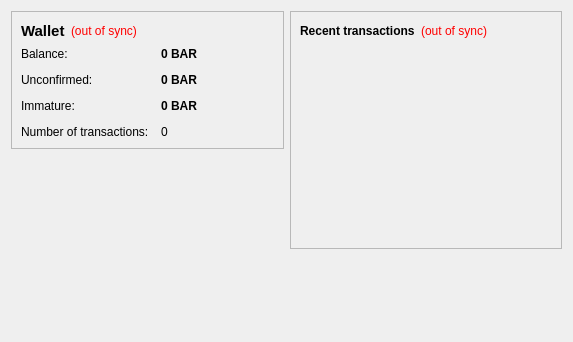
<?xml version="1.0" encoding="UTF-8"?>
<ui version="4.0">
 <class>OverviewPage</class>
 <widget class="QWidget" name="OverviewPage">
  <property name="geometry">
   <rect>
    <x>0</x>
    <y>0</y>
    <width>573</width>
    <height>342</height>
   </rect>
  </property>
  <property name="windowTitle">
   <string>Form</string>
  </property>
  <layout class="QHBoxLayout" name="horizontalLayout" stretch="1,1">
   <item>
    <layout class="QVBoxLayout" name="verticalLayout_2">
     <item>
      <widget class="QFrame" name="frame">
       <property name="frameShape">
        <enum>QFrame::StyledPanel</enum>
       </property>
       <property name="frameShadow">
        <enum>QFrame::Raised</enum>
       </property>
       <layout class="QVBoxLayout" name="verticalLayout_4">
        <item>
         <layout class="QHBoxLayout" name="horizontalLayout_4">
          <item>
           <widget class="QLabel" name="label_5">
            <property name="font">
             <font>
              <pointsize>11</pointsize>
              <weight>75</weight>
              <bold>true</bold>
             </font>
            </property>
            <property name="text">
             <string>Wallet</string>
            </property>
           </widget>
          </item>
          <item>
           <widget class="QLabel" name="labelWalletStatus">
            <property name="toolTip">
             <string>The displayed information may be out of date. Your wallet automatically synchronizes with the firstcoin network after a connection is established, but this process has not completed yet.</string>
            </property>
            <property name="styleSheet">
             <string notr="true">QLabel { color: red; }</string>
            </property>
            <property name="text">
             <string notr="true">(out of sync)</string>
            </property>
            <property name="alignment">
             <set>Qt::AlignLeading|Qt::AlignLeft|Qt::AlignVCenter</set>
            </property>
           </widget>
          </item>
          <item>
           <spacer name="horizontalSpacer_2">
            <property name="orientation">
             <enum>Qt::Horizontal</enum>
            </property>
            <property name="sizeHint" stdset="0">
             <size>
              <width>40</width>
              <height>20</height>
             </size>
            </property>
           </spacer>
          </item>
         </layout>
        </item>
        <item>
         <layout class="QFormLayout" name="formLayout_2">
          <property name="fieldGrowthPolicy">
           <enum>QFormLayout::AllNonFixedFieldsGrow</enum>
          </property>
          <property name="horizontalSpacing">
           <number>12</number>
          </property>
          <property name="verticalSpacing">
           <number>12</number>
          </property>
          <item row="0" column="0">
           <widget class="QLabel" name="label">
            <property name="text">
             <string>Balance:</string>
            </property>
           </widget>
          </item>
          <item row="0" column="1">
           <widget class="QLabel" name="labelBalance">
            <property name="font">
             <font>
              <weight>75</weight>
              <bold>true</bold>
             </font>
            </property>
            <property name="cursor">
             <cursorShape>IBeamCursor</cursorShape>
            </property>
            <property name="toolTip">
             <string>Your current balance</string>
            </property>
            <property name="text">
             <string notr="true">0 BAR</string>
            </property>
            <property name="textInteractionFlags">
             <set>Qt::LinksAccessibleByMouse|Qt::TextSelectableByKeyboard|Qt::TextSelectableByMouse</set>
            </property>
           </widget>
          </item>
          <item row="1" column="0">
           <widget class="QLabel" name="label_3">
            <property name="text">
             <string>Unconfirmed:</string>
            </property>
           </widget>
          </item>
          <item row="1" column="1">
           <widget class="QLabel" name="labelUnconfirmed">
            <property name="font">
             <font>
              <weight>75</weight>
              <bold>true</bold>
             </font>
            </property>
            <property name="cursor">
             <cursorShape>IBeamCursor</cursorShape>
            </property>
            <property name="toolTip">
             <string>Total of transactions that have yet to be confirmed, and do not yet count toward the current balance</string>
            </property>
            <property name="text">
             <string notr="true">0 BAR</string>
            </property>
            <property name="textInteractionFlags">
             <set>Qt::LinksAccessibleByMouse|Qt::TextSelectableByKeyboard|Qt::TextSelectableByMouse</set>
            </property>
           </widget>
          </item>
          <item row="3" column="0">
           <widget class="QLabel" name="label_2">
            <property name="text">
             <string>Number of transactions:</string>
            </property>
           </widget>
          </item>
          <item row="3" column="1">
           <widget class="QLabel" name="labelNumTransactions">
            <property name="toolTip">
             <string>Total number of transactions in wallet</string>
            </property>
            <property name="text">
             <string notr="true">0</string>
            </property>
           </widget>
          </item>
          <item row="2" column="0">
           <widget class="QLabel" name="labelImmatureText">
            <property name="text">
             <string>Immature:</string>
            </property>
           </widget>
          </item>
          <item row="2" column="1">
           <widget class="QLabel" name="labelImmature">
            <property name="font">
             <font>
              <weight>75</weight>
              <bold>true</bold>
             </font>
            </property>
            <property name="toolTip">
             <string>Mined balance that has not yet matured</string>
            </property>
            <property name="text">
             <string notr="true">0 BAR</string>
            </property>
            <property name="textInteractionFlags">
             <set>Qt::LinksAccessibleByMouse|Qt::TextSelectableByKeyboard|Qt::TextSelectableByMouse</set>
            </property>
           </widget>
          </item>
         </layout>
        </item>
       </layout>
      </widget>
     </item>
     <item>
      <spacer name="verticalSpacer">
       <property name="orientation">
        <enum>Qt::Vertical</enum>
       </property>
       <property name="sizeHint" stdset="0">
        <size>
         <width>20</width>
         <height>40</height>
        </size>
       </property>
      </spacer>
     </item>
    </layout>
   </item>
   <item>
    <layout class="QVBoxLayout" name="verticalLayout_3">
     <item>
      <widget class="QFrame" name="frame_2">
       <property name="frameShape">
        <enum>QFrame::StyledPanel</enum>
       </property>
       <property name="frameShadow">
        <enum>QFrame::Raised</enum>
       </property>
       <layout class="QVBoxLayout" name="verticalLayout">
        <item>
         <layout class="QHBoxLayout" name="horizontalLayout_2">
          <item>
           <widget class="QLabel" name="label_4">
            <property name="text">
             <string>&lt;b&gt;Recent transactions&lt;/b&gt;</string>
            </property>
           </widget>
          </item>
          <item>
           <widget class="QLabel" name="labelTransactionsStatus">
            <property name="toolTip">
             <string>The displayed information may be out of date. Your wallet automatically synchronizes with the firstcoin network after a connection is established, but this process has not completed yet.</string>
            </property>
            <property name="styleSheet">
             <string notr="true">QLabel { color: red; }</string>
            </property>
            <property name="text">
             <string notr="true">(out of sync)</string>
            </property>
            <property name="alignment">
             <set>Qt::AlignRight|Qt::AlignTrailing|Qt::AlignVCenter</set>
            </property>
           </widget>
          </item>
          <item>
           <spacer name="horizontalSpacer">
            <property name="orientation">
             <enum>Qt::Horizontal</enum>
            </property>
            <property name="sizeHint" stdset="0">
             <size>
              <width>40</width>
              <height>20</height>
             </size>
            </property>
           </spacer>
          </item>
         </layout>
        </item>
        <item>
         <widget class="QListView" name="listTransactions">
          <property name="styleSheet">
           <string notr="true">QListView { background: transparent; }</string>
          </property>
          <property name="frameShape">
           <enum>QFrame::NoFrame</enum>
          </property>
          <property name="verticalScrollBarPolicy">
           <enum>Qt::ScrollBarAlwaysOff</enum>
          </property>
          <property name="horizontalScrollBarPolicy">
           <enum>Qt::ScrollBarAlwaysOff</enum>
          </property>
          <property name="selectionMode">
           <enum>QAbstractItemView::NoSelection</enum>
          </property>
         </widget>
        </item>
       </layout>
      </widget>
     </item>
     <item>
      <spacer name="verticalSpacer_2">
       <property name="orientation">
        <enum>Qt::Vertical</enum>
       </property>
       <property name="sizeHint" stdset="0">
        <size>
         <width>20</width>
         <height>40</height>
        </size>
       </property>
      </spacer>
     </item>
    </layout>
   </item>
  </layout>
 </widget>
 <resources/>
 <connections/>
</ui>
